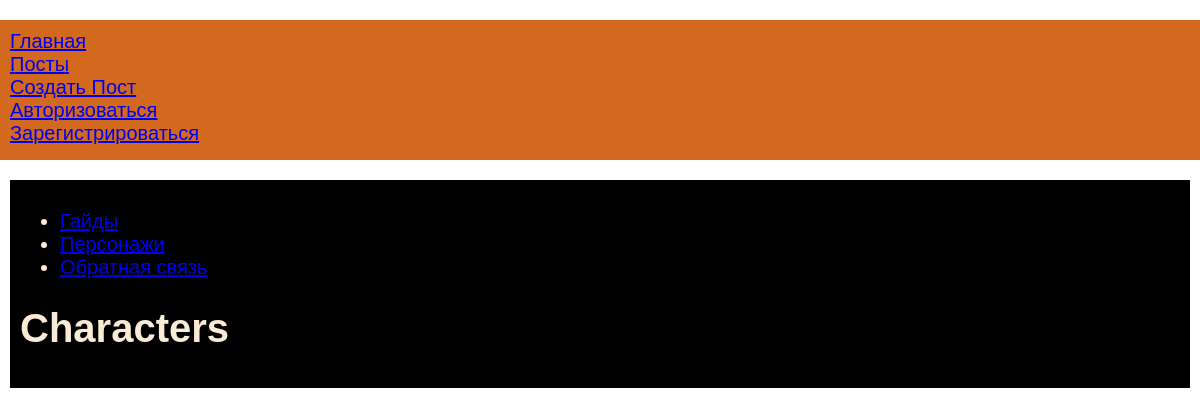
/characters, run on the app's committed database.
### tables this page shows
CREATE TABLE OFFMENU(
    id integer PRIMARY KEY AUTOINCREMENT,
    name text NOT NULL,
    url text NOT NULL
);

### starter.py (the view)
@app.route("/characters")
def characters():
    return render_template("characters.html",title = "Characters", off_menu=dbase.getOffmenu())

### FDataBase.py (called while the page is built)
    def getOffmenu(self):
        sql = '''SELECT * FROM OFFMENU'''
        try:
            self.__cur.execute(sql)
            res = self.__cur.fetchall()
            if res: return res
        except:
            print('DB reading error')
        return []

### starter.py (called while the page is built)
def connect_db():
    conn = sqlite3.connect(app.config['DATABASE'])
    conn.row_factory = sqlite3.Row
    return conn

def get_db():
    if not hasattr(g, 'link_db'):
        g.link_db = connect_db()
        return g.link_db

@app.before_request
def before_request():
    global dbase
    db = get_db()
    dbase=FDataBase(db)

### templates/characters.html
{% extends 'base.html' %}
{% block content %}
{{ super() }}
{% block off_menu %}
    <ul class="off_menu">
        {% for m in off_menu -%}
    <li><a href="{{m.url}}">{{m.name}}</a></li>
        {% endfor -%}
    </ul>
{% endblock off_menu %}
{%  if title %}
<h1>{{ title }}</h1>
{% else %}
<h1>Genshin Funzone</h1>
{% endif %}
{% endblock content%}

### static/css/styles.css (style rules this page uses)
html, body { font-family: "Arial"; margin:0; padding:0; height: 100%; width: 100%; }

### data on the page
OFFMENU: name "Гайды"
OFFMENU: name "Персонажи"
OFFMENU: name "Обратная связь"

### other printed values
{{ title }} "Characters"
